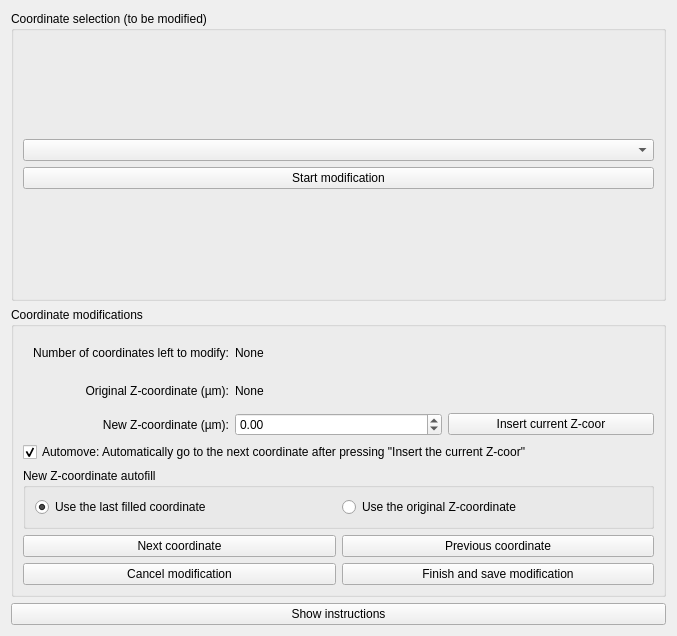
<?xml version="1.0" encoding="UTF-8"?>
<ui version="4.0">
 <class>every_z</class>
 <widget class="QWidget" name="every_z">
  <property name="geometry">
   <rect>
    <x>0</x>
    <y>0</y>
    <width>677</width>
    <height>636</height>
   </rect>
  </property>
  <property name="windowTitle">
   <string>Form</string>
  </property>
  <layout class="QVBoxLayout" name="verticalLayout_2">
   <item>
    <layout class="QVBoxLayout" name="main_layout">
     <item>
      <widget class="QGroupBox" name="groupBox_2">
       <property name="title">
        <string>Coordinate selection (to be modified)</string>
       </property>
       <layout class="QVBoxLayout" name="verticalLayout_5">
        <item>
         <layout class="QVBoxLayout" name="lyt_selector">
          <item>
           <widget class="QComboBox" name="combo_mappingCoor"/>
          </item>
          <item>
           <widget class="QPushButton" name="btn_start">
            <property name="text">
             <string>Start modification</string>
            </property>
           </widget>
          </item>
         </layout>
        </item>
       </layout>
      </widget>
     </item>
     <item>
      <widget class="QGroupBox" name="groupBox">
       <property name="title">
        <string>Coordinate modifications</string>
       </property>
       <layout class="QVBoxLayout" name="verticalLayout_4">
        <item>
         <layout class="QGridLayout" name="lyt_modifications">
          <item row="5" column="0" colspan="3">
           <layout class="QHBoxLayout" name="horizontalLayout_2">
            <item>
             <widget class="QPushButton" name="btn_goToNext">
              <property name="text">
               <string>Next coordinate</string>
              </property>
             </widget>
            </item>
            <item>
             <widget class="QPushButton" name="btn_goToPrev">
              <property name="text">
               <string>Previous coordinate</string>
              </property>
             </widget>
            </item>
           </layout>
          </item>
          <item row="1" column="1">
           <widget class="QLabel" name="lbl_prevZ">
            <property name="text">
             <string>None</string>
            </property>
           </widget>
          </item>
          <item row="2" column="0">
           <widget class="QLabel" name="label_2">
            <property name="text">
             <string>New Z-coordinate (µm):</string>
            </property>
            <property name="alignment">
             <set>Qt::AlignmentFlag::AlignRight|Qt::AlignmentFlag::AlignTrailing|Qt::AlignmentFlag::AlignVCenter</set>
            </property>
           </widget>
          </item>
          <item row="0" column="1">
           <widget class="QLabel" name="lbl_coorLeft">
            <property name="text">
             <string>None</string>
            </property>
           </widget>
          </item>
          <item row="6" column="0" colspan="3">
           <layout class="QHBoxLayout" name="horizontalLayout">
            <item>
             <widget class="QPushButton" name="btn_cancel">
              <property name="text">
               <string>Cancel modification</string>
              </property>
             </widget>
            </item>
            <item>
             <widget class="QPushButton" name="btn_finishAndSave">
              <property name="text">
               <string>Finish and save modification</string>
              </property>
             </widget>
            </item>
           </layout>
          </item>
          <item row="0" column="0">
           <widget class="QLabel" name="label">
            <property name="text">
             <string>Number of coordinates left to modify:</string>
            </property>
            <property name="alignment">
             <set>Qt::AlignmentFlag::AlignRight|Qt::AlignmentFlag::AlignTrailing|Qt::AlignmentFlag::AlignVCenter</set>
            </property>
           </widget>
          </item>
          <item row="3" column="0" colspan="3">
           <widget class="QCheckBox" name="chk_autoNextCoor">
            <property name="text">
             <string>Automove: Automatically go to the next coordinate after pressing &quot;Insert the current Z-coor&quot;</string>
            </property>
            <property name="checked">
             <bool>true</bool>
            </property>
           </widget>
          </item>
          <item row="2" column="2">
           <widget class="QPushButton" name="btn_storeZ">
            <property name="text">
             <string>Insert current Z-coor</string>
            </property>
           </widget>
          </item>
          <item row="2" column="1">
           <widget class="QDoubleSpinBox" name="spin_newZUm">
            <property name="minimum">
             <double>-1000000.000000000000000</double>
            </property>
            <property name="maximum">
             <double>1000000.000000000000000</double>
            </property>
           </widget>
          </item>
          <item row="1" column="0">
           <widget class="QLabel" name="label_3">
            <property name="text">
             <string>Original Z-coordinate (µm):</string>
            </property>
            <property name="alignment">
             <set>Qt::AlignmentFlag::AlignRight|Qt::AlignmentFlag::AlignTrailing|Qt::AlignmentFlag::AlignVCenter</set>
            </property>
           </widget>
          </item>
          <item row="4" column="0" colspan="3">
           <widget class="QGroupBox" name="groupBox_3">
            <property name="title">
             <string>New Z-coordinate autofill</string>
            </property>
            <layout class="QHBoxLayout" name="horizontalLayout_4">
             <item>
              <layout class="QHBoxLayout" name="horizontalLayout_3">
               <item>
                <widget class="QRadioButton" name="rad_lastFilled">
                 <property name="text">
                  <string>Use the last filled coordinate</string>
                 </property>
                 <property name="checked">
                  <bool>true</bool>
                 </property>
                </widget>
               </item>
               <item>
                <widget class="QRadioButton" name="rad_originalZ">
                 <property name="text">
                  <string>Use the original Z-coordinate</string>
                 </property>
                </widget>
               </item>
              </layout>
             </item>
            </layout>
           </widget>
          </item>
         </layout>
        </item>
       </layout>
      </widget>
     </item>
     <item>
      <widget class="QPushButton" name="btn_showInstructions">
       <property name="text">
        <string>Show instructions</string>
       </property>
      </widget>
     </item>
    </layout>
   </item>
  </layout>
 </widget>
 <tabstops>
  <tabstop>combo_mappingCoor</tabstop>
  <tabstop>btn_start</tabstop>
  <tabstop>spin_newZUm</tabstop>
  <tabstop>btn_storeZ</tabstop>
  <tabstop>chk_autoNextCoor</tabstop>
  <tabstop>rad_lastFilled</tabstop>
  <tabstop>rad_originalZ</tabstop>
  <tabstop>btn_goToNext</tabstop>
  <tabstop>btn_goToPrev</tabstop>
  <tabstop>btn_cancel</tabstop>
  <tabstop>btn_finishAndSave</tabstop>
  <tabstop>btn_showInstructions</tabstop>
 </tabstops>
 <resources/>
 <connections/>
</ui>
